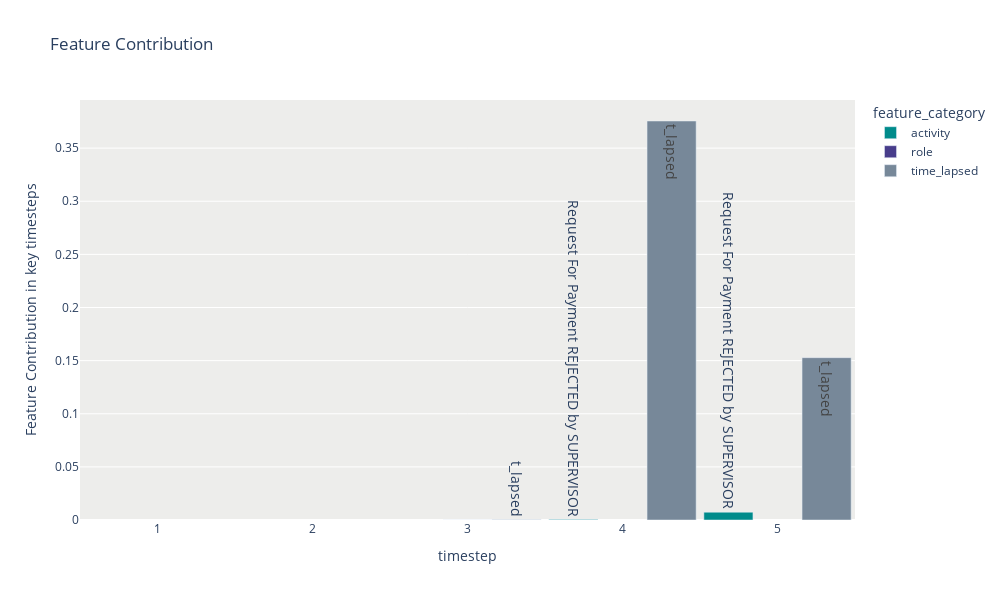

The notebook cell this image was saved under:
### Code cell
explain_global(output_with_attention,x_test,y_test,index_ac, index_rl,3,prediction=2)

### Figure 1 — Plotly figure (JSON) as saved in the notebook; plotly's stock layout.template omitted (floating-point values rounded to 4 significant figures)
{"data": [{"alignmentgroup": "True", "hovertemplate": "feature_category=activity<br>timestep=%{x}<br>Feature Contribution in key timesteps=%{y}<br>feature=%{text}<extra></extra>", "legendgroup": "activity", "marker": {"color": "darkcyan", "pattern": {"shape": ""}}, "name": "activity", "offsetgroup": "activity", "orientation": "v", "showlegend": true, "text": ["Request For Payment REJECTED by SUPERVISOR", "Request For Payment REJECTED by SUPERVISOR", "Request For Payment REJECTED by ADMINISTRATION", "none", "none"], "textangle": 90, "textfont": {"size": 14}, "textposition": "auto", "type": "bar", "x": [5, 4, 3, 2, 1], "xaxis": "x", "y": [0.007336, 0.0003701, null, null, null], "yaxis": "y"}, {"alignmentgroup": "True", "hovertemplate": "feature_category=role<br>timestep=%{x}<br>Feature Contribution in key timesteps=%{y}<br>feature=%{text}<extra></extra>", "legendgroup": "role", "marker": {"color": "darkslateblue", "pattern": {"shape": ""}}, "name": "role", "offsetgroup": "role", "orientation": "v", "showlegend": true, "text": ["none", "none", "BUDGET OWNER", "none", "none"], "textangle": 90, "textfont": {"size": 14}, "textposition": "auto", "type": "bar", "x": [5, 4, 3, 2, 1], "xaxis": "x", "y": [null, null, 1.021e-06, null, null], "yaxis": "y"}, {"alignmentgroup": "True", "hovertemplate": "feature_category=time_lapsed<br>timestep=%{x}<br>Feature Contribution in key timesteps=%{y}<br>feature=%{text}<extra></extra>", "legendgroup": "time_lapsed", "marker": {"color": "lightslategray", "pattern": {"shape": ""}}, "name": "time_lapsed", "offsetgroup": "time_lapsed", "orientation": "v", "showlegend": true, "text": ["t_lapsed", "t_lapsed", "t_lapsed", "t_lapsed", "t_lapsed"], "textangle": 90, "textfont": {"size": 14}, "textposition": "auto", "type": "bar", "x": [5, 4, 3, 2, 1], "xaxis": "x", "y": [0.1528, 0.3755, 0.0001591, null, null], "yaxis": "y"}], "layout": {"bargap": 0.05, "barmode": "group", "height": 600, "legend": {"title": {"text": "feature_category"}, "tracegroupgap": 0}, "plot_bgcolor": "rgb(237,237,235)", "title": {"text": "Feature Contribution"}, "uniformtext": {"minsize": 14, "mode": "show"}, "width": 1000, "xaxis": {"anchor": "y", "domain": [0, 1], "title": {"text": "timestep"}}, "yaxis": {"anchor": "x", "domain": [0, 1], "title": {"text": "Feature Contribution in key timesteps"}}}}
